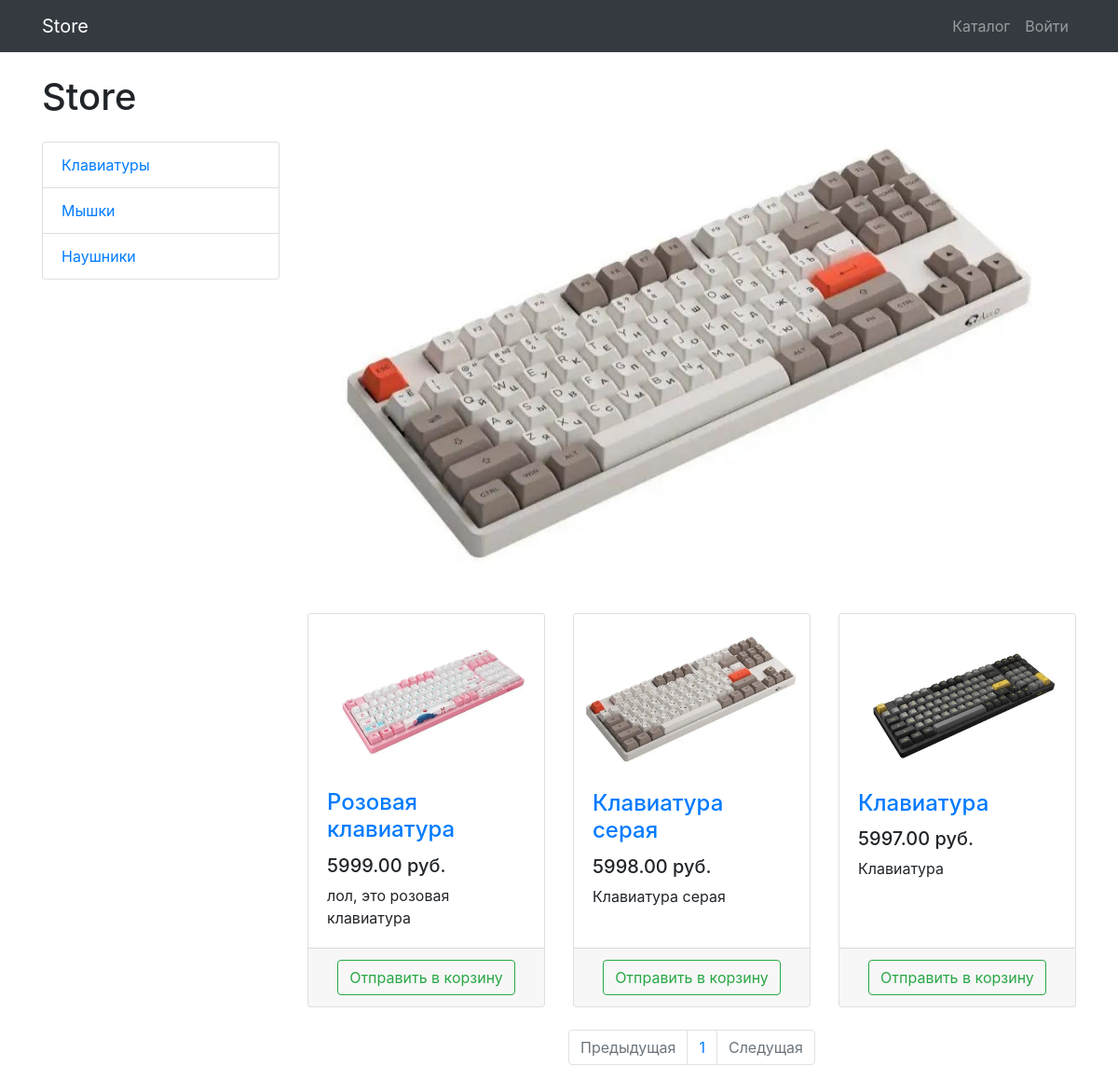
The app's page /products/category/3 with its own data.
### products/models.py (models this page shows, shortened)
class ProductCategory(models.Model):
    name = models.CharField(max_length=128, unique=True)
    description = models.TextField(null=True, blank=True)

class Product(models.Model):
    name = models.CharField(max_length=256)
    description = models.TextField()
    price = models.DecimalField(max_digits=6, decimal_places=2)
    quantity = models.PositiveIntegerField(default=0)
    image = models.ImageField(upload_to='products_images')
    category = models.ForeignKey(to=ProductCategory, on_delete=models.CASCADE)

### products/views.py (the view)
# urls.py: path('', products, name='index'),
def products(request, category_id=None, page_number=1):
    products = Product.objects.filter(category_id=category_id) if category_id else Product.objects.all()
    per_page = 3
    paginator = Paginator(products, per_page)
    products_paginator = paginator.page(page_number)
    context = {
        'title': 'Store - Каталог',
        'categories': ProductCategory.objects.all(),
        'products': products_paginator,
    }
    return render(request, 'products/products.html', context)

### products/templates/products/products.html (shortened to what this page needs)
{% extends 'products/base.html' %}
{% load static %}
{% block css %}
    <link href="{% static 'vendor/css/products.css' %}" rel="stylesheet">
{% endblock %}
{% block content %}
    <div class="container">
    <div class="row">
        <div class="col-lg-3">
            <h1 class="my-4">Store</h1>
            <div class="list-group">
                {% for category in categories %}
                <a href="{% url 'products:category' category.id %}" class="list-group-item">{{ category.name }}</a>
                {% endfor %}
            </div>
        </div>
        <div class="col-lg-9">
            <div id="carouselExampleIndicators" class="carousel slide my-4" data-ride="carousel">
                <ol class="carousel-indicators">
                    <li data-target="#carouselExampleIndicators" data-slide-to="0" class="active"></li>
                    <li data-target="#carouselExampleIndicators" data-slide-to="1"></li>
                    <li data-target="#carouselExampleIndicators" data-slide-to="2"></li>
                </ol>
                <div class="carousel-inner" role="listbox">
                    <div class="carousel-item active">
                        <img class="d-block img-fluid" src="/static/vendor/img/slides/slide-1.jpg" alt="First slide">
                    </div>
                </div>
                <a class="carousel-control-prev" href="#carouselExampleIndicators" role="button" data-slide="prev">
                    <span class="carousel-control-prev-icon" aria-hidden="true"></span>
                </a>
                <a class="carousel-control-next" href="#carouselExampleIndicators" role="button" data-slide="next">
                    <span class="carousel-control-next-icon" aria-hidden="true"></span>
                </a>
            </div>
            <div class="row">
                {% for product in products %}
                <div class="col-lg-4 col-md-6 mb-4">
                    <div class="card h-100">
                        <a href="#">
                            <img class="card-img-top"
                                 src="{{ product.image.url }}"
                                 alt="">
                        </a>
                        <div class="card-body">
                            <h4 class="card-title">
                                <a href="#">{{ product.name }}</a>
                            </h4>
                            <h5>{{ product.price }} руб.</h5>
                            <p class="card-text">{{ product.description }}</p>
                        </div>
                        <div class="card-footer text-center">
                            <a class="btn btn-outline-success" href="{% url 'products:basket_add' product.id %}" >Отправить в корзину</a>
                        </div>
                    </div>
                </div>
                {% endfor %}
            </div>
            <nav aria-label="Page navigation example">
                <ul class="pagination justify-content-center">
                    <li class="page-item {% if not products.has_previous %} disabled {% endif %} ">
                        <a class="page-link" href="{% if products.has_previous %} {% url 'products:paginator' products.previous_page_number %} {% else %}  {% endif %}" tabindex="-1" aria-disabled="true">Предыдущая</a>
                    </li>
                    {% for page in products.paginator.page_range %}
                        <li class="page-item"><a class="page-link" href="{% url 'products:paginator' page %}">{{ page }}</a></li>
                    {% endfor %}
                    <li class="page-item {% if not products.has_next %} disabled {% endif %}">
                        <a class="page-link" href="{% if products.has_next %} {% url 'products:paginator' products.next_page_number %} {% else %} # {% endif %}">Следущая </a>
                    </li>
                </ul>
            </nav>
        </div>
    </div>
</div>
{% endblock %}

### records on screen
ProductCategory: name "Клавиатуры"
ProductCategory: name "Мышки"
ProductCategory: name "Наушники"
Product: image (picture), name "Розовая клавиатура", price "5999.00", description "лол, это розовая клавиатура"
Product: image (picture), name "Клавиатура серая", price "5998.00", description "Клавиатура серая"
Product: image (picture), name "Клавиатура", price "5997.00", description "Клавиатура"

### other values on screen
{{ page }} "1"
